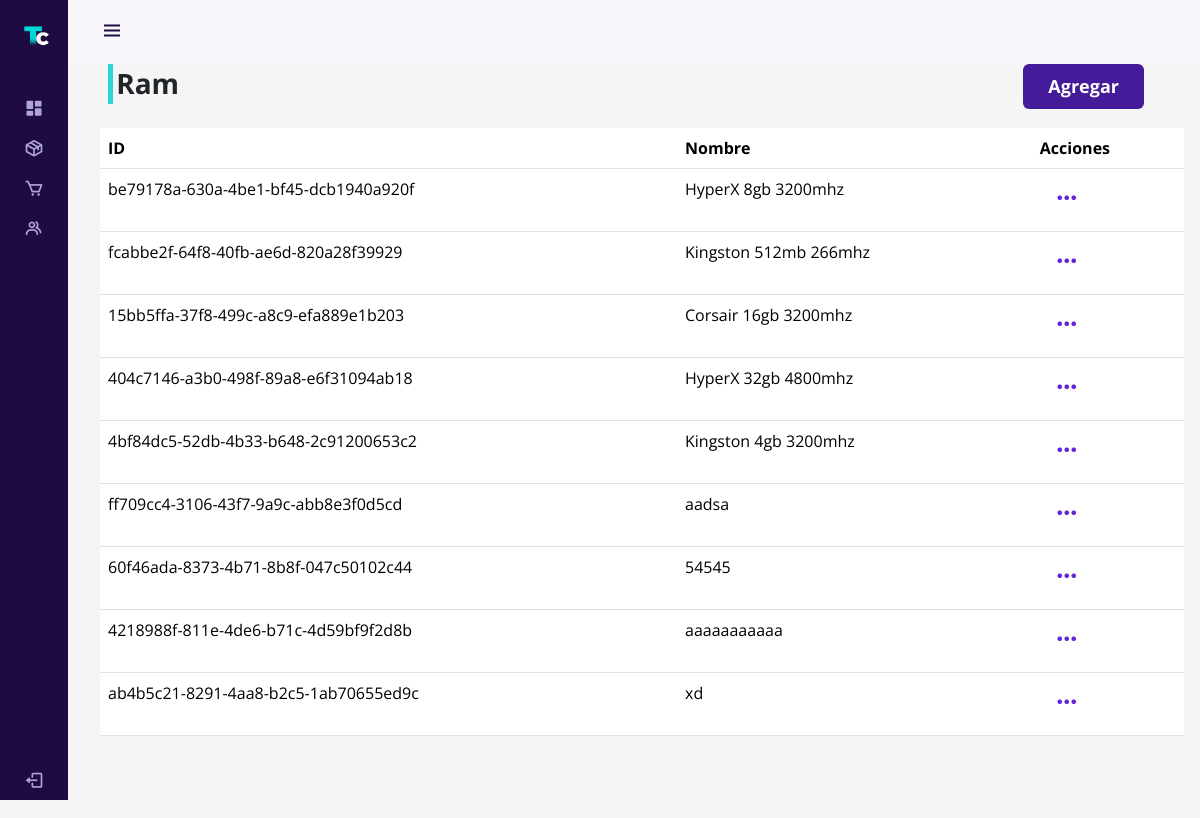
The page /administration/ram/ (signed in) on the database as committed earlier.
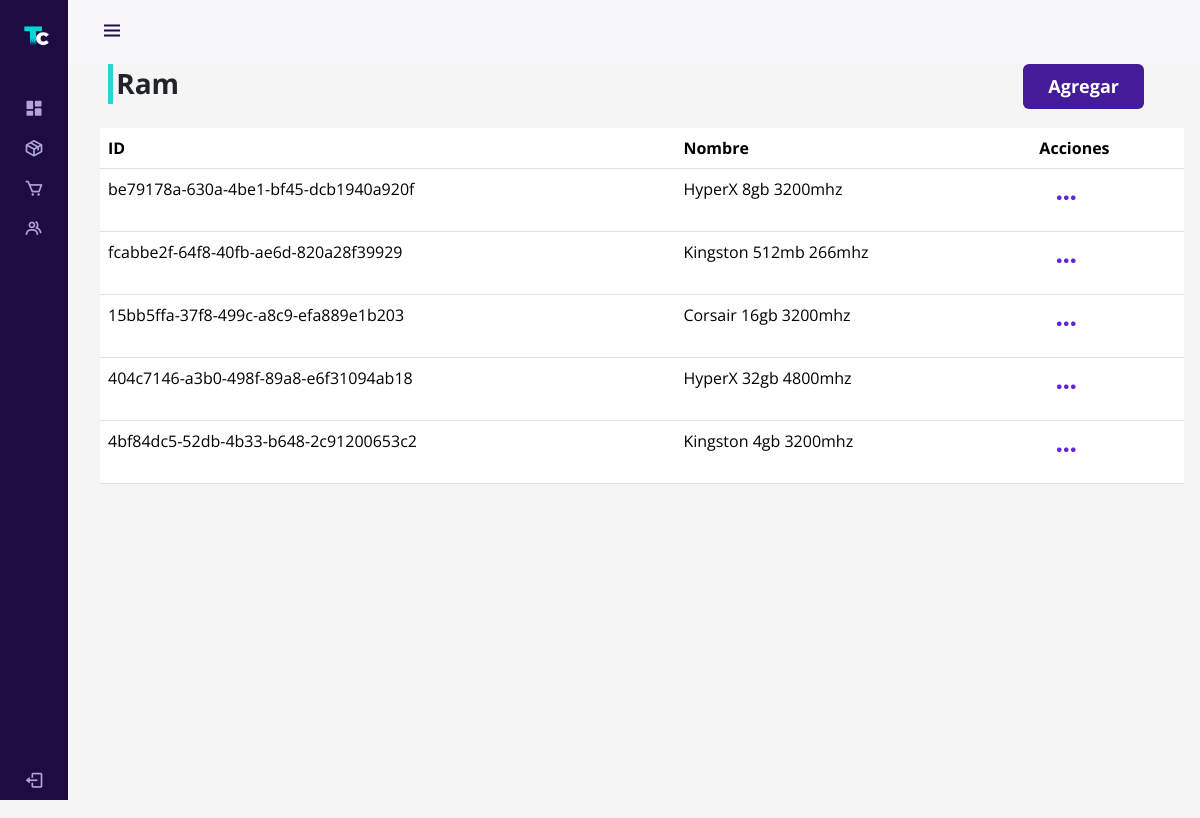
The same page on the database as committed later.
### store/models.py (models this page shows, shortened)
class Ram(models.Model):
    id = models.UUIDField(primary_key=True, default=uuid.uuid4, editable=False)
    name = models.CharField(max_length=100)

### auth_user/views.py (the view)
# urls.py: path('administration/ram/', views.ram, name='dash-ram'),
@login_required
@permission_required('auth_user.view_user', raise_exception=True)
def ram(request):
    ram = Ram.objects.all()
    context = {'ram' : ram}
    return render(request, 'auth_user/admin/products/ram.html', context)

### store/models.py (called while the page is built)
    @property
    def get_cart_items(self):
        recipeDetails = self.recipedetails_set.all()
        total = sum([item.quantity for item in recipeDetails])
        return total

### store/views.py (called while the page is built)
def cart_data(request):
    if request.user.is_authenticated:
        recipe, created = Recipe.objects.get_or_create(client=request.user, complete=False)
        items = recipe.recipedetails_set.all()
        cartItems = recipe.get_cart_items
    else:
        items = []
        recipe = {'get_cart_total':0, 'get_cart_items':0}
        cartItems = recipe['get_cart_items']
    return {'cartItems': cartItems, 'items': items, 'recipe': recipe}

### auth_user/templates/auth_user/admin/products/ram.html (shortened to what this page needs)
{% extends "auth_user/admin/template.html" %}
{% block content %}
<div class="row mb-3">
  <div class="col-md-10 col-sm-12">
    <h5 class="product-header fw-bold fs-3">Ram</h5>
  </div>
  <div class="col-md-2 col-sm-12">
    <a href="{% url 'dash-addcomponent' 'ram' %}" class="btn btn-back px-4">Agregar</a>
  </div>
</div>
<table class="table ">
    <thead>
      <tr>
        <th scope="col">ID</th>
        <th scope="col">Nombre</th>
        <th scope="col">Acciones</th>
      </tr>
    </thead>
    <tbody>
    {% for u in ram %}
      <tr scope="row">
        <td>{{ u.id }}</td>
        <td>{{ u.name }}</td>
        <td>
          <div class="dropdown">
            <button class="btn" type="button" data-bs-toggle="dropdown" aria-expanded="false">
              <i class='bx bx-dots-horizontal-rounded fs-3 color-secondary'></i>
            </button>
          </div>
        </td>
      </tr>
    {% endfor %}
    </tbody>
  </table>
{% endblock content %}

Rows that differ between the two databases and show on the page:
removed Ram: id "ff709cc4-3106-43f7-9a9c-abb8e3f0d5cd", name "aadsa"
removed Ram: id "60f46ada-8373-4b71-8b8f-047c50102c44", name "54545"
removed Ram: id "4218988f-811e-4de6-b71c-4d59bf9f2d8b", name "aaaaaaaaaaa"
removed Ram: id "ab4b5c21-8291-4aa8-b2c5-1ab70655ed9c", name "xd"
